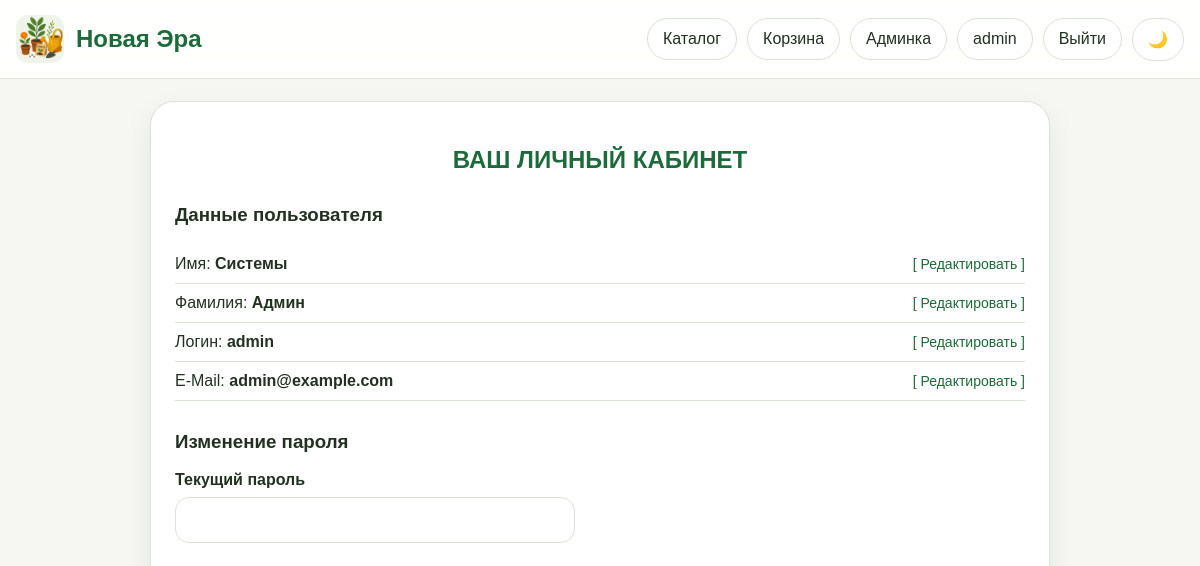
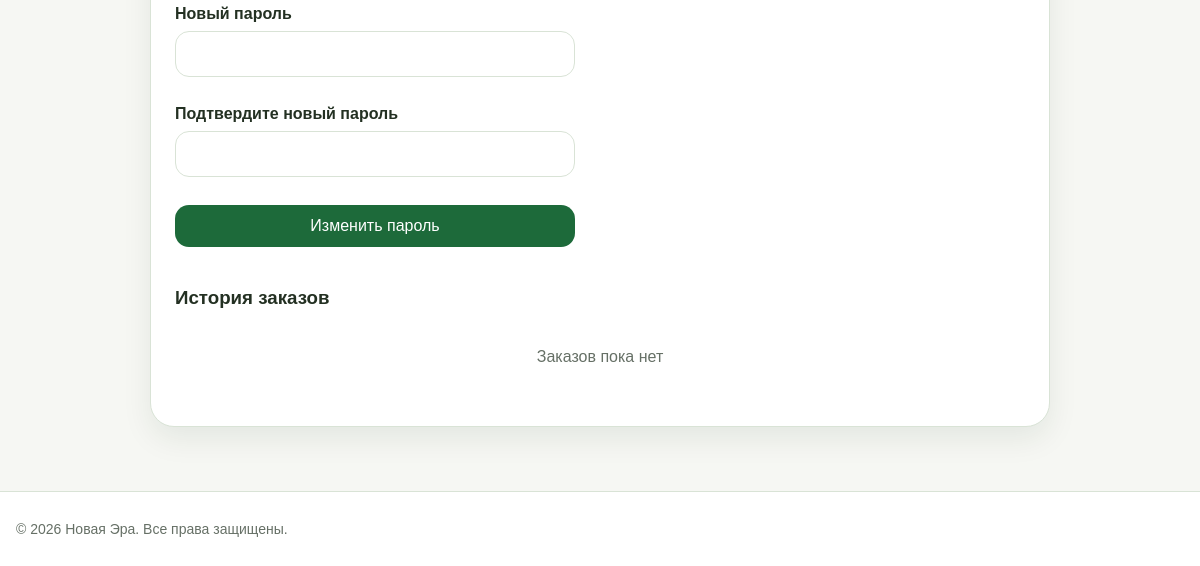
The page /profile (signed in) on the database as committed earlier (2 pictures, top to bottom).
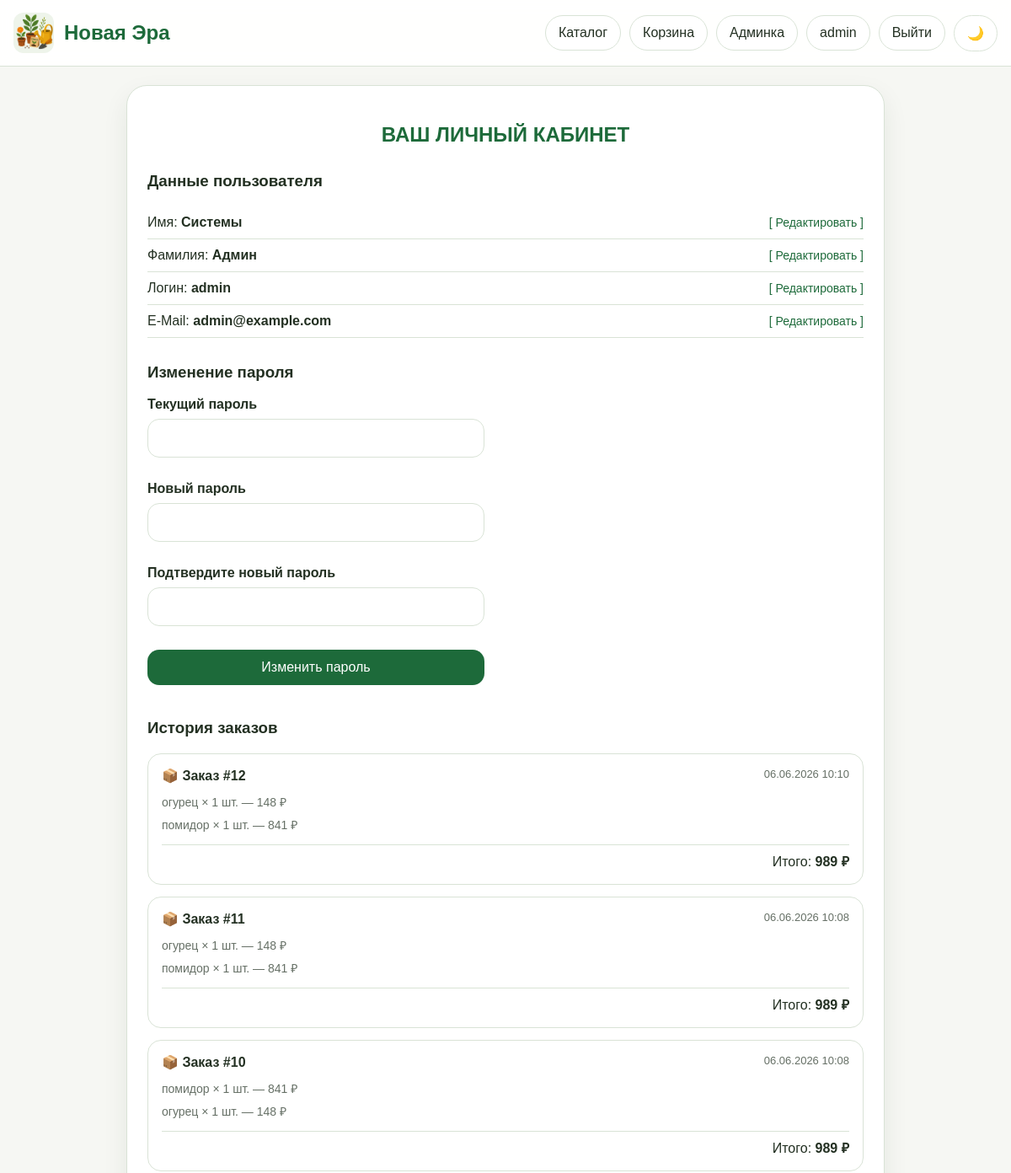
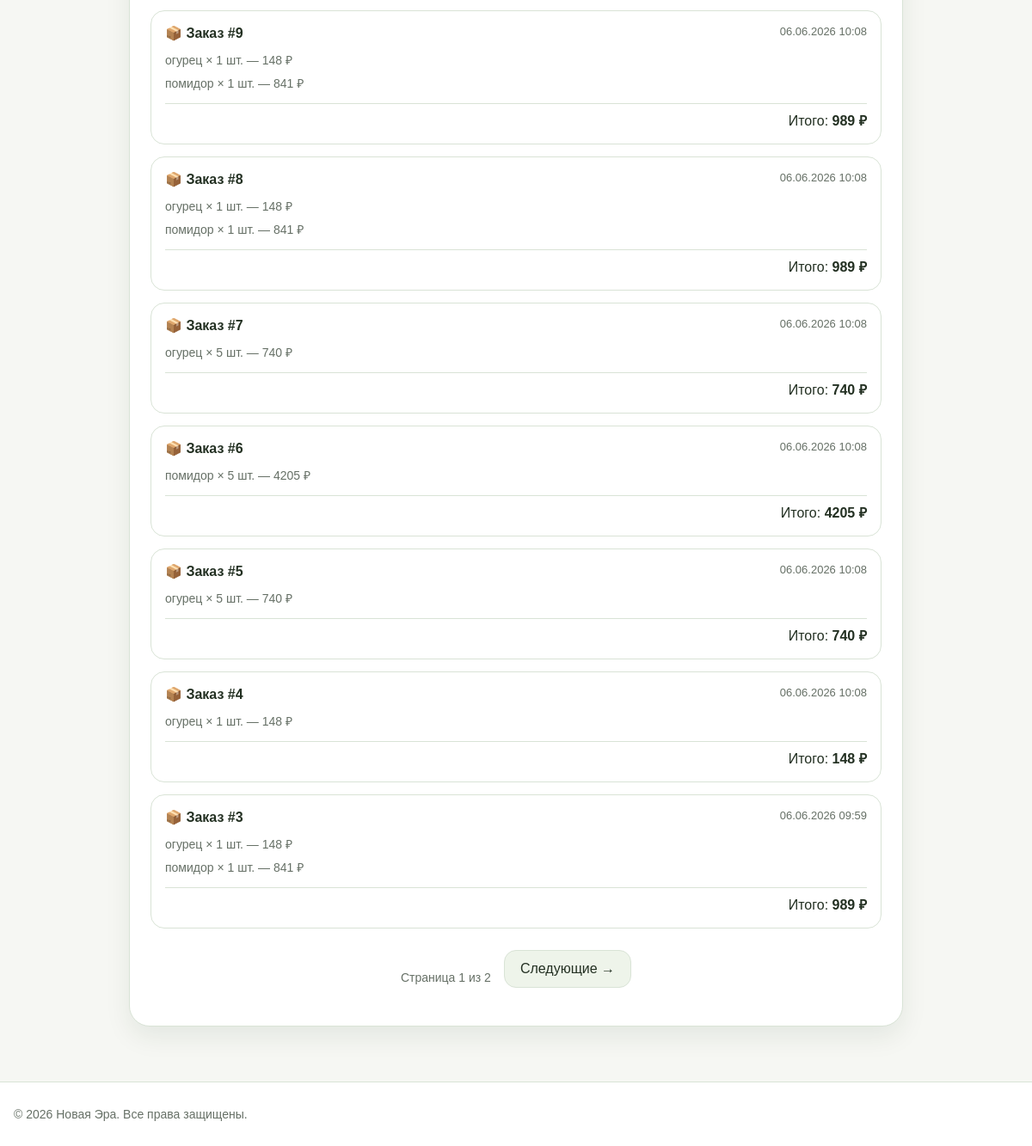
The same page on the database as committed later (2 pictures, top to bottom).
### models.py (models this page shows, shortened)
class User(UserMixin, db.Model):
    __tablename__ = "users"
    id = db.Column(db.Integer, primary_key=True)
    username = db.Column(db.String(80), unique=True, nullable=False, index=True)
    email = db.Column(db.String(120), unique=True, nullable=False, index=True)
    password_hash = db.Column(db.String(255), nullable=False)
    is_admin = db.Column(db.Boolean, default=False, nullable=False)
    created_at = db.Column(db.DateTime, default=datetime.utcnow, nullable=False)
    surname = db.Column(db.String(80), nullable=True)
    name = db.Column(db.String(80), nullable=True)
    patronymic = db.Column(db.String(80), nullable=True)
    favorite_products = db.relationship(
        'Product',
        secondary=favorites,
        backref=db.backref('favorited_by', lazy='dynamic'),
        lazy='dynamic')

class Order(db.Model):
    __tablename__ = 'orders'
    id = db.Column(db.Integer, primary_key=True)
    user_id = db.Column(db.Integer, db.ForeignKey('users.id'), nullable=False)
    created_at = db.Column(db.DateTime, default=datetime.utcnow)
    total_price = db.Column(db.Float, nullable=False)
    items = db.relationship('OrderItem', backref='order', cascade='all, delete-orphan')

class OrderItem(db.Model):
    __tablename__ = 'order_items'
    id = db.Column(db.Integer, primary_key=True)
    order_id = db.Column(db.Integer, db.ForeignKey('orders.id'), nullable=False)
    product_name = db.Column(db.String(200), nullable=False)
    quantity = db.Column(db.Integer, nullable=False)
    price = db.Column(db.Float, nullable=False)

### routes.py (the view, shortened to what this page needs)
@bp.route("/profile", methods=["GET", "POST"])
@login_required
def profile():
    edit_form = ProfileEditForm(obj=current_user)
    edit_form.login.data = current_user.username
    password_form = ChangePasswordForm()
    page = request.args.get('page', 1, type=int)
    pagination = Order.query.filter_by(user_id=current_user.id).order_by(Order.created_at.desc()).paginate(page=page, per_page=10)
    orders = pagination.items
    return render_template("profile.html", edit_form=edit_form, password_form=password_form, orders=orders, pagination=pagination)

### forms.py
class ProfileEditForm(FlaskForm):
    surname = StringField("Фамилия", validators=[DataRequired(), Length(min=2, max=80)])
    name = StringField("Имя", validators=[DataRequired(), Length(min=2, max=80)])
    login = StringField("Логин", validators=[DataRequired(), Length(min=3, max=80)])
    email = EmailField("E-mail", validators=[DataRequired(), Email(), Length(max=120)])
    submit = SubmitField("Сохранить")

class ChangePasswordForm(FlaskForm):
    old_password = PasswordField("Текущий пароль", validators=[DataRequired()])
    new_password = PasswordField("Новый пароль", validators=[DataRequired(), Length(min=6, max=128)])
    new_password_confirm = PasswordField("Подтвердите новый пароль", validators=[DataRequired(), EqualTo('new_password', message='Пароли не совпадают')])
    submit = SubmitField("Изменить пароль")

### routes.py (called while the page is built)
@login_manager.user_loader
def load_user(user_id: str):
    try:
        return db.session.get(User, int(user_id))
    except:
        return None

### templates/profile.html (shortened to what this page needs)
{% extends "base.html" %}
{% block content %}
<div class="form-container" style="max-width:900px;margin:0 auto;">
    <h2 style="text-align:center;color:var(--brand);margin-bottom:30px;">ВАШ ЛИЧНЫЙ КАБИНЕТ</h2>
    <h3>Данные пользователя</h3>
    <div style="display:flex;justify-content:space-between;align-items:center;padding:10px 0;border-bottom:1px solid var(--border);">
        <div>Имя: <strong>{{ current_user.name or 'Не указано' }}</strong></div>
        <a href="#" onclick="document.getElementById('edit-name').style.display='block';this.parentElement.style.display='none';return false;" style="color:var(--brand);font-size:14px;">[ Редактировать ]</a>
    </div>
    <div style="display:flex;justify-content:space-between;align-items:center;padding:10px 0;border-bottom:1px solid var(--border);">
        <div>Фамилия: <strong>{{ current_user.surname or 'Не указана' }}</strong></div>
        <a href="#" onclick="document.getElementById('edit-surname').style.display='block';this.parentElement.style.display='none';return false;" style="color:var(--brand);font-size:14px;">[ Редактировать ]</a>
    </div>
    <div style="display:flex;justify-content:space-between;align-items:center;padding:10px 0;border-bottom:1px solid var(--border);">
        <div>Логин: <strong>{{ current_user.username or 'Не указан' }}</strong></div>
        <a href="#" onclick="document.getElementById('edit-login').style.display='block';this.parentElement.style.display='none';return false;" style="color:var(--brand);font-size:14px;">[ Редактировать ]</a>
    </div>
    <div style="display:flex;justify-content:space-between;align-items:center;padding:10px 0;border-bottom:1px solid var(--border);">
        <div>E-Mail: <strong>{{ current_user.email }}</strong></div>
        <a href="#" onclick="document.getElementById('edit-email').style.display='block';this.parentElement.style.display='none';return false;" style="color:var(--brand);font-size:14px;">[ Редактировать ]</a>
    </div>
    <h3 style="margin-top:30px;">Изменение пароля</h3>
    <form method="POST" style="display:grid;gap:14px;max-width:400px;">
        <div class="form-group">
            {{ password_form.old_password.label }} {{ password_form.old_password(class="form-control") }}
        </div>
        <div class="form-group">
            {{ password_form.new_password.label }} {{ password_form.new_password(class="form-control") }}
        </div>
        <div class="form-group">
            {{ password_form.new_password_confirm.label }} {{ password_form.new_password_confirm(class="form-control") }}
        </div>
        {{ password_form.submit(class="save-btn") }}
    </form>
    <h3 style="margin-top:40px;">История заказов</h3>
    {% if orders %}
        <div class="orders-history">
            {% for order in orders %}
            <div class="order-card">
                <div class="order-header">
                    <span>📦 Заказ #{{ order.id }}</span>
                    <span class="order-date">{{ order.created_at.strftime('%d.%m.%Y %H:%M') }}</span>
                </div>
                <ul class="order-items-list">
                    {% for item in order.items %}
                    <li>{{ item.product_name }} × {{ item.quantity }} шт. — {{ "%.0f"|format(item.price * item.quantity) }} ₽</li>
                    {% endfor %}
                </ul>
                <div class="order-total">Итого: <strong>{{ "%.0f"|format(order.total_price) }} ₽</strong></div>
            </div>
            {% endfor %}
        </div>
        {% if pagination.pages > 1 %}
        <div style="display:flex; gap:15px; justify-content:center; align-items:center; margin-top:25px;">
            <span style="color:var(--muted); font-size:14px;">
                Страница {{ pagination.page }} из {{ pagination.pages }}
            </span>
            {% if pagination.has_next %}
                <a href="?page={{ pagination.next_num }}" class="back-btn">Следующие →</a>
            {% endif %}
        </div>
        {% endif %}
    {% else %}
        <p class="empty-state" style="text-align:center;color:var(--muted);padding:20px 0;">Заказов пока нет</p>
    {% endif %}
</div>
{% endblock %}

### templates/base.html (shortened to what this page needs)
<!DOCTYPE html>
<html lang="ru">
<head>
    <link rel="stylesheet" href="{{ url_for('static', filename='css/style.css') }}">
</head>
<body>
<header class="header">
    <div class="container header-inner">
        <div class="logo">
            <a href="{{ url_for('main.index') }}" style="display:flex;align-items:center;gap:12px;">
                <img src="{{ url_for('static', filename='images/icon.png') }}" alt="Logo" style="width:48px;height:48px;border-radius:12px;">
                <div class="logo-text">
                    <div class="title" style="color:var(--brand);">{{ brand_name }}</div>
                </div>
            </a>
        </div>
        <nav class="top-nav">
            <a href="{{ url_for('main.index') }}" class="top-link">Каталог</a>
            <a href="{{ url_for('main.basket') }}" class="top-link">Корзина</a>
            {% if current_user.is_authenticated %}
                {% if current_user.is_admin %}
                    <a href="{{ url_for('main.admin') }}" class="top-link">Админка</a>
                {% endif %}
                <a href="{{ url_for('main.profile') }}" class="top-link">{{ current_user.username }}</a>
                <a href="{{ url_for('main.logout') }}" class="top-link">Выйти</a>
            {% else %}
                <a href="{{ url_for('main.login') }}" class="top-link">Войти</a>
            {% endif %}
            <button id="themeToggle" class="switch-btn">🌙</button>
        </nav>
    </div>
</header>
<main class="main-content container">
    {% block content %}{% endblock %}
</main>
<footer class="footer">
    <div class="container footer-inner">
        <p>© 2026 {{ brand_name }}. Все права защищены.</p>
    </div>
</footer>
</body>
</html>

### static/css/style.css (style rules this page uses)
:root { --bg: #f6f7f3; --surface: #ffffff; --surface-soft: #eef4ea; --text: #233022; --muted: #667066; --brand: #1d6a3a; --brand-dark: #14552d; --border: #d9e3d6; --shadow: 0 12px 30px rgba(16, 48, 26, 0.08); --error: #b33a3a; --warning: #b46f0b; --success: #2a7d46; }
*, *::before, *::after { box-sizing: border-box; }
html { scroll-behavior: smooth; }
body { margin: 0; font-family: Arial, Helvetica, sans-serif; background: var(--bg); color: var(--text); }
a { color: inherit; text-decoration: none; }
img { max-width: 100%; display: block; }
button, input, select, textarea { font: inherit; }
.container { width: min(1180px, calc(100% - 32px)); margin: 0 auto; }
.main-content { padding: 22px 0 40px; }
.header { position: sticky; top: 0; z-index: 20; background: color-mix(in srgb, var(--surface) 92%, transparent); backdrop-filter: blur(10px); border-bottom: 1px solid var(--border); }
.header-inner { min-height: 78px; display: flex; align-items: center; justify-content: space-between; gap: 20px; }
.logo { display: flex; align-items: center; gap: 12px; min-width: 0; }
.logo img { width: 52px; height: 52px; border-radius: 16px; object-fit: cover; background: var(--surface-soft); }
.logo-text { min-width: 0; }
.title { font-size: 24px; font-weight: 800; line-height: 1.1; }
.top-nav { display: flex; align-items: center; gap: 10px; flex-wrap: wrap; justify-content: flex-end; }
.top-link, .switch-btn { border: 1px solid var(--border); background: var(--surface); color: var(--text); padding: 11px 15px; border-radius: 999px; display: inline-flex; align-items: center; justify-content: center; min-height: 42px; cursor: pointer; }
.back-btn { margin-bottom: 20px; display: inline-block; }
.footer { border-top: 1px solid var(--border); background: var(--surface); margin-top: 24px; }
.footer-inner { min-height: 74px; display: flex; align-items: center; color: var(--muted); font-size: 14px; }
.form-container, .cart-container, .admin-card { background: var(--surface); border: 1px solid var(--border); border-radius: 24px; box-shadow: var(--shadow); padding: 24px; }
.form-group { display: grid; gap: 8px; margin-bottom: 14px; }
.form-group label { font-weight: 700; }
.form-group input, .form-group textarea, .form-group select { width: 100%; padding: 13px 14px; border-radius: 14px; border: 1px solid var(--border); background: var(--surface); color: var(--text); }
.save-btn, .buy-btn, .back-btn { border: 0; border-radius: 14px; padding: 12px 18px; cursor: pointer; transition: .2s ease; }
.save-btn, .buy-btn { background: var(--brand); color: #fff; }
.back-btn { background: var(--surface-soft); color: var(--text); border: 1px solid var(--border); }
.orders-history { display: grid; gap: 14px; margin-top: 16px; }
.order-card { background: var(--surface); border: 1px solid var(--border); border-radius: 16px; padding: 16px; }
.order-header { display: flex; justify-content: space-between; font-weight: 700; margin-bottom: 8px; }
.order-date { font-weight: 400; color: var(--muted); font-size: 13px; }
.order-items-list { list-style: none; padding: 0; margin: 0 0 10px; font-size: 14px; color: var(--muted); }
.order-items-list li { padding: 4px 0; }
.order-total { text-align: right; font-size: 16px; border-top: 1px solid var(--border); padding-top: 8px; }

Rows that differ between the two databases and show on the page:
added Order: id "12", created_at "06.06.2026 10:10", total_price "989"
added OrderItem: product_name "огурец", quantity "1", item.price*item.quantity "148", shown under "12"
added OrderItem: product_name "помидор", quantity "1", item.price*item.quantity "841", shown under "12"
added Order: id "11", created_at "06.06.2026 10:08", total_price "989"
added OrderItem: product_name "огурец", quantity "1", item.price*item.quantity "148", shown under "11"
added OrderItem: product_name "помидор", quantity "1", item.price*item.quantity "841", shown under "11"
added Order: id "10", created_at "06.06.2026 10:08", total_price "989"
added OrderItem: product_name "помидор", quantity "1", item.price*item.quantity "841", shown under "10"
added OrderItem: product_name "огурец", quantity "1", item.price*item.quantity "148", shown under "10"
added Order: id "9", created_at "06.06.2026 10:08", total_price "989"
added OrderItem: product_name "огурец", quantity "1", item.price*item.quantity "148", shown under "9"
added OrderItem: product_name "помидор", quantity "1", item.price*item.quantity "841", shown under "9"
added Order: id "8", created_at "06.06.2026 10:08", total_price "989"
added OrderItem: product_name "огурец", quantity "1", item.price*item.quantity "148", shown under "8"
added OrderItem: product_name "помидор", quantity "1", item.price*item.quantity "841", shown under "8"
added Order: id "7", created_at "06.06.2026 10:08", total_price "740"
added OrderItem: product_name "огурец", quantity "5", item.price*item.quantity "740", shown under "7"
added Order: id "6", created_at "06.06.2026 10:08", total_price "4205"
added OrderItem: product_name "помидор", quantity "5", item.price*item.quantity "4205", shown under "6"
added Order: id "5", created_at "06.06.2026 10:08", total_price "740"
added OrderItem: product_name "огурец", quantity "5", item.price*item.quantity "740"
added Order: id "4", created_at "06.06.2026 10:08", total_price "148"
added OrderItem: product_name "огурец", quantity "1", item.price*item.quantity "148", shown under "4"
added Order: id "3", created_at "06.06.2026 09:59", total_price "989"
added OrderItem: product_name "огурец", quantity "1", item.price*item.quantity "148", shown under "3"
added OrderItem: product_name "помидор", quantity "1", item.price*item.quantity "841", shown under "3"
Other text that changed with them:
{{ pagination.page }}: (not shown) → "1"
{{ pagination.pages }}: (not shown) → "2"
text no longer shown: "Заказов пока нет"
text now shown: "Страница из Следующие →"
